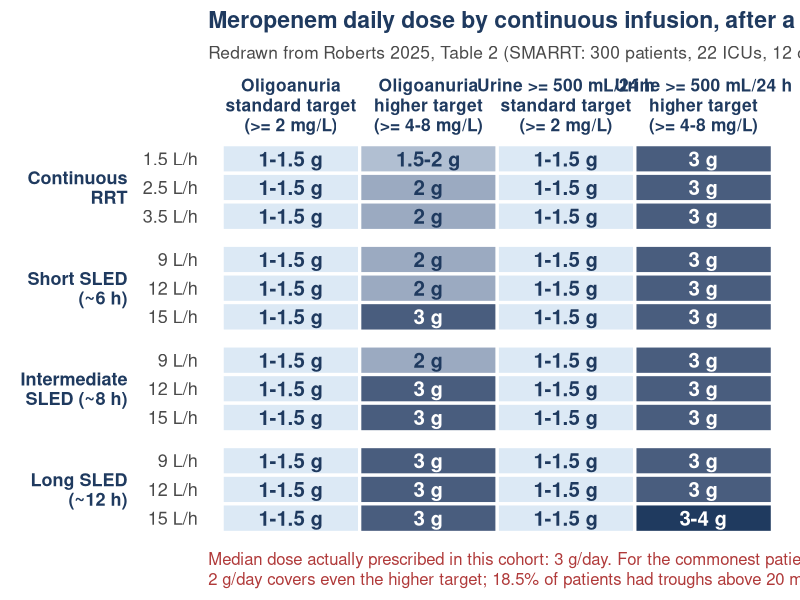

Recreate this plot in R.
# =============================================================================
# RRT slide. Meropenem dosing nomogram, redrawn from Roberts 2025
# (Intensive Care Med 51:1628-1640, doi 10.1007/s00134-025-08067-w), Table 2.
# SMARRT: 300 patients, 22 ICUs, 12 countries; population PK + Monte Carlo.
# Every dose below is transcribed from the published Table 2 (open access,
# CC BY). Merged cells in the original are expanded here to the intensities
# they cover; no value is interpolated.
#   Standard target: steady-state unbound >= 2 mg/L  (100% fT>MIC, 4xMIC Enterobacterales)
#   Higher target:   steady-state unbound >= 4-8 mg/L (empirical / 4xMIC P. aeruginosa)
#   Toxicity threshold used by the authors: 45 mg/L.
#   All regimens are continuous infusion after a 1 g loading dose over 30 min.
# Context (same paper): median prescribed daily dose in the cohort was 3 g;
#   for the commonest patient (anuric, CRRT 1.5-2 L/h) 2 g/day CI suffices even
#   for the higher target; 18.5% of meropenem patients had trough > 20 mg/L and
#   1.5% > 45 mg/L. Trough below the breakpoint in only 1.3%.
# =============================================================================
suppressPackageStartupMessages({library(dplyr); library(ggplot2); library(tidyr)})
col_blue <- "#1f77b4"; col_grey <- "#9aa3ad"; col_navy <- "#1f3a5f"; col_dark <- "#4a4a4a"; col_red <- "#b03a3a"

d <- tribble(
  ~modality,                 ~intensity, ~urine,       ~target,   ~dose,              ~mid,
  # ---- Continuous RRT ----
  "Continuous RRT",          "1.5 L/h",  "Oligoanuria", "Standard", "1-1.5 g",  1.25,
  "Continuous RRT",          "2.5 L/h",  "Oligoanuria", "Standard", "1-1.5 g",  1.25,
  "Continuous RRT",          "3.5 L/h",  "Oligoanuria", "Standard", "1-1.5 g",  1.25,
  "Continuous RRT",          "1.5 L/h",  "Oligoanuria", "Higher",   "1.5-2 g",  1.75,
  "Continuous RRT",          "2.5 L/h",  "Oligoanuria", "Higher",   "2 g",      2.00,
  "Continuous RRT",          "3.5 L/h",  "Oligoanuria", "Higher",   "2 g",      2.00,
  "Continuous RRT",          "1.5 L/h",  "UO >= 500",   "Standard", "1-1.5 g",  1.25,
  "Continuous RRT",          "2.5 L/h",  "UO >= 500",   "Standard", "1-1.5 g",  1.25,
  "Continuous RRT",          "3.5 L/h",  "UO >= 500",   "Standard", "1-1.5 g",  1.25,
  "Continuous RRT",          "1.5 L/h",  "UO >= 500",   "Higher",   "3 g",      3.00,
  "Continuous RRT",          "2.5 L/h",  "UO >= 500",   "Higher",   "3 g",      3.00,
  "Continuous RRT",          "3.5 L/h",  "UO >= 500",   "Higher",   "3 g",      3.00,
  # ---- Short SLED (~6 h) ----
  "Short SLED (~6 h)",       "9 L/h",    "Oligoanuria", "Standard", "1-1.5 g",  1.25,
  "Short SLED (~6 h)",       "12 L/h",   "Oligoanuria", "Standard", "1-1.5 g",  1.25,
  "Short SLED (~6 h)",       "15 L/h",   "Oligoanuria", "Standard", "1-1.5 g",  1.25,
  "Short SLED (~6 h)",       "9 L/h",    "Oligoanuria", "Higher",   "2 g",      2.00,
  "Short SLED (~6 h)",       "12 L/h",   "Oligoanuria", "Higher",   "2 g",      2.00,
  "Short SLED (~6 h)",       "15 L/h",   "Oligoanuria", "Higher",   "3 g",      3.00,
  "Short SLED (~6 h)",       "9 L/h",    "UO >= 500",   "Standard", "1-1.5 g",  1.25,
  "Short SLED (~6 h)",       "12 L/h",   "UO >= 500",   "Standard", "1-1.5 g",  1.25,
  "Short SLED (~6 h)",       "15 L/h",   "UO >= 500",   "Standard", "1-1.5 g",  1.25,
  "Short SLED (~6 h)",       "9 L/h",    "UO >= 500",   "Higher",   "3 g",      3.00,
  "Short SLED (~6 h)",       "12 L/h",   "UO >= 500",   "Higher",   "3 g",      3.00,
  "Short SLED (~6 h)",       "15 L/h",   "UO >= 500",   "Higher",   "3 g",      3.00,
  # ---- Intermediate SLED (~8 h) ----
  "Intermediate SLED (~8 h)","9 L/h",    "Oligoanuria", "Standard", "1-1.5 g",  1.25,
  "Intermediate SLED (~8 h)","12 L/h",   "Oligoanuria", "Standard", "1-1.5 g",  1.25,
  "Intermediate SLED (~8 h)","15 L/h",   "Oligoanuria", "Standard", "1-1.5 g",  1.25,
  "Intermediate SLED (~8 h)","9 L/h",    "Oligoanuria", "Higher",   "2 g",      2.00,
  "Intermediate SLED (~8 h)","12 L/h",   "Oligoanuria", "Higher",   "3 g",      3.00,
  "Intermediate SLED (~8 h)","15 L/h",   "Oligoanuria", "Higher",   "3 g",      3.00,
  "Intermediate SLED (~8 h)","9 L/h",    "UO >= 500",   "Standard", "1-1.5 g",  1.25,
  "Intermediate SLED (~8 h)","12 L/h",   "UO >= 500",   "Standard", "1-1.5 g",  1.25,
  "Intermediate SLED (~8 h)","15 L/h",   "UO >= 500",   "Standard", "1-1.5 g",  1.25,
  "Intermediate SLED (~8 h)","9 L/h",    "UO >= 500",   "Higher",   "3 g",      3.00,
  "Intermediate SLED (~8 h)","12 L/h",   "UO >= 500",   "Higher",   "3 g",      3.00,
  "Intermediate SLED (~8 h)","15 L/h",   "UO >= 500",   "Higher",   "3 g",      3.00,
  # ---- Long SLED (~12 h) ----
  "Long SLED (~12 h)",       "9 L/h",    "Oligoanuria", "Standard", "1-1.5 g",  1.25,
  "Long SLED (~12 h)",       "12 L/h",   "Oligoanuria", "Standard", "1-1.5 g",  1.25,
  "Long SLED (~12 h)",       "15 L/h",   "Oligoanuria", "Standard", "1-1.5 g",  1.25,
  "Long SLED (~12 h)",       "9 L/h",    "Oligoanuria", "Higher",   "3 g",      3.00,
  "Long SLED (~12 h)",       "12 L/h",   "Oligoanuria", "Higher",   "3 g",      3.00,
  "Long SLED (~12 h)",       "15 L/h",   "Oligoanuria", "Higher",   "3 g",      3.00,
  "Long SLED (~12 h)",       "9 L/h",    "UO >= 500",   "Standard", "1-1.5 g",  1.25,
  "Long SLED (~12 h)",       "12 L/h",   "UO >= 500",   "Standard", "1-1.5 g",  1.25,
  "Long SLED (~12 h)",       "15 L/h",   "UO >= 500",   "Standard", "1-1.5 g",  1.25,
  "Long SLED (~12 h)",       "9 L/h",    "UO >= 500",   "Higher",   "3 g",      3.00,
  "Long SLED (~12 h)",       "12 L/h",   "UO >= 500",   "Higher",   "3 g",      3.00,
  "Long SLED (~12 h)",       "15 L/h",   "UO >= 500",   "Higher",   "3-4 g",    3.50)

stopifnot(nrow(d) == 48)
mods <- c("Continuous\nRRT", "Short SLED\n(~6 h)", "Intermediate\nSLED (~8 h)", "Long SLED\n(~12 h)")
d <- d |>
  mutate(modality = factor(recode(modality, "Continuous RRT" = "Continuous\nRRT", "Short SLED (~6 h)" = "Short SLED\n(~6 h)", "Intermediate SLED (~8 h)" = "Intermediate\nSLED (~8 h)", "Long SLED (~12 h)" = "Long SLED\n(~12 h)"), mods),
         col = factor(paste0(urine, "\n", target),
                      c("Oligoanuria\nStandard", "Oligoanuria\nHigher", "UO >= 500\nStandard", "UO >= 500\nHigher")))

d <- d |> mutate(intensity = factor(intensity, rev(c("1.5 L/h","2.5 L/h","3.5 L/h","9 L/h","12 L/h","15 L/h"))))

p <- ggplot(d, aes(col, intensity, fill = mid)) +
  geom_tile(color = "white", linewidth = 1.1) +
  geom_text(aes(label = dose, color = mid > 2.4), fontface = "bold", size = 5.2) +
  facet_grid(modality ~ ., scales = "free_y", space = "free_y", switch = "y") +
  scale_fill_gradient(low = "#dce9f5", high = col_navy, guide = "none") +
  scale_color_manual(values = c(`TRUE` = "white", `FALSE` = col_navy), guide = "none") +
  scale_x_discrete(position = "top",
                   labels = c("Oligoanuria\nstandard target\n(>= 2 mg/L)", "Oligoanuria\nhigher target\n(>= 4-8 mg/L)",
                              "Urine >= 500 mL/24 h\nstandard target\n(>= 2 mg/L)", "Urine >= 500 mL/24 h\nhigher target\n(>= 4-8 mg/L)")) +
  labs(x = NULL, y = NULL,
       title = "Meropenem daily dose by continuous infusion, after a 1 g loading dose",
       subtitle = "Redrawn from Roberts 2025, Table 2 (SMARRT: 300 patients, 22 ICUs, 12 countries)",
       caption = "Median dose actually prescribed in this cohort: 3 g/day. For the commonest patient (anuric, CRRT 1.5-2 L/h)\n2 g/day covers even the higher target; 18.5% of patients had troughs above 20 mg/L.") +
  theme_minimal(base_size = 17) +
  theme(panel.grid = element_blank(), panel.spacing.y = unit(0.45, "lines"),
        strip.placement = "outside",
        strip.text.y.left = element_text(angle = 0, hjust = 1, face = "bold", color = col_navy, size = 13, lineheight = 0.9),
        axis.text.x.top = element_text(size = 12.5, lineheight = 0.95, color = col_navy, face = "bold"),
        axis.text.y = element_text(size = 13, color = col_dark),
        plot.title = element_text(face = "bold", color = col_navy, size = 16.5),
        plot.subtitle = element_text(color = col_dark, size = 12.5),
        plot.caption = element_text(hjust = 0, size = 12, color = col_red, lineheight = 1.0, margin = margin(t = 12)),
        plot.margin = margin(8, 10, 8, 8))
ggsave("figures/rrt_meropenem_nomogram.png", p, width = 13, height = 6.8, dpi = 200, bg = "white")
